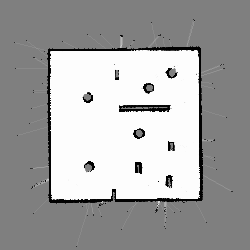
#> input picture controllers/turtlebot3_keyboard/webots_map.png, 250 x 250 px, found by its file name
$ python dynamics_pathfinder.py
#> lines starting #> are read from the running program, lines starting #| are printed output that depends on the picture
### pathfinder.py
import math
import os
import socket
from datetime import datetime
import numpy as np
import matplotlib.pyplot as plt
from PIL import Image
import heapq

# --- Configuration paths ---
MAP_IMAGE_PATH = "/home/mayank-linux/Desktop/Projects/Custom-2D-Lidar-SLAM-MPC-Navigation-Stack/controllers/turtlebot3_keyboard/webots_map.png"
WAYPOINT_OP_PATH = "/home/mayank-linux/Desktop/Projects/Custom-2D-Lidar-SLAM-MPC-Navigation-Stack/controllers/turtlebot3_keyboard/waypoints.txt"
OBSTACLE_THRESHOLD = 50

# Where each run's annotated map + a text summary get saved, so you keep a
# record of where the robot started and where it was told to go each time.
PATH_LOG_DIR = os.path.join(os.path.dirname(MAP_IMAGE_PATH), "path_logs")

# GRID Map Parameters
MAP_SIZE_M = 5.0
MAP_RES_M = 0.02
GRID_SIZE = int(MAP_SIZE_M/MAP_RES_M)

# Physical Safety Buffer
SAFETY_RADIUS_M = 0.12
SAFETY_RADIUS_CELLS = int(round(SAFETY_RADIUS_M / MAP_RES_M))

# Fallback positions if simulation is offline
DEFAULT_X = 0.486022
DEFAULT_Y = 1.206470
# GOAL_NODE is no longer hardcoded -- it's picked interactively by clicking
# on the map (see select_goal_interactively() below).


class PriorityQueue:
    def __init__(self):
        self.elements = []

    def empty(self):
        return len(self.elements) == 0

    def put(self, item, priority):
        heapq.heappush(self.elements, (priority, item))

    def get(self):
        return heapq.heappop(self.elements)[1]


def heuristic(a, b):
    return math.sqrt((a[0] - b[0])**2 + (a[1] - b[1])**2)


# [26 lines left out: function get_neighbors, not called in this run]


def get_live_webots_position():
    try:
        with socket.socket(socket.AF_INET, socket.SOCK_STREAM) as s:
            s.settimeout(0.5)
            s.connect(('127.0.0.1', 65432))
            response = s.recv(1024).decode('utf-8')
            wx, wy = map(float, response.split(','))
            print(f"-> Connected to Webots! Current Live Position: X={wx:.4f}, Y={wy:.4f}")
            return wx, wy
    except (socket.timeout, ConnectionRefusedError):
        print(f"-> Webots offline. Using fallback configuration pose: X={DEFAULT_X}, Y={DEFAULT_Y}")
        return DEFAULT_X, DEFAULT_Y


# [10 lines left out: functions world_to_map, map_to_world, not called in this run]


def inflate_obstacles(grid, radius_cells):
    if radius_cells <= 0:
        return grid
    inflated_grid = np.copy(grid)
    height, width = grid.shape
    file_idx, col_idx = np.where(grid == 1)

    for r, c in zip(file_idx, col_idx):
        r_start = max(0, r - radius_cells)
        r_end = min(height, r + radius_cells + 1)
        c_start = max(0, c - radius_cells)
        c_end = min(width, c + radius_cells + 1)
        inflated_grid[r_start:r_end, c_start:c_end] = 1

    return inflated_grid


# [117 lines left out: functions a_star_search, has_line_of_sight, smooth_path, select_goal_interactively, not called in this run]


# [92 lines that do not run on import are left out]

### dynamics_pathfinder.py
import time
import os
import socket
from datetime import datetime
import numpy as np
import matplotlib.pyplot as plt
from PIL import Image

# Import core structural logic directly from your working pathfinder.py file
from pathfinder import (
    MAP_IMAGE_PATH, OBSTACLE_THRESHOLD, SAFETY_RADIUS_CELLS, GRID_SIZE,
    get_live_webots_position, world_to_map, map_to_world,
    inflate_obstacles, a_star_search, smooth_path
)

DYNAMIC_WAYPOINT_PATH = "/home/mayank-linux/Desktop/Projects/Custom-2D-Lidar-SLAM-MPC-Navigation-Stack/controllers/turtlebot3_keyboard/dynamic_waypoints.txt"

# --- NEW CONFIGURATION: Auto-saving Directory Path ---
PROJECT_DIR = os.path.dirname(DYNAMIC_WAYPOINT_PATH)
PLOT_LOG_DIR = os.path.join(PROJECT_DIR, "saved_plots")
os.makedirs(PLOT_LOG_DIR, exist_ok=True)


def select_goal_interactively(display_map, inflated_grid, start_node, current_goal=None):
    """Shows the live map and handles clicking selection for a new navigation goal."""
    fig, ax = plt.subplots(figsize=(8, 8))
    ax.imshow(display_map)
    ax.scatter(start_node[0], start_node[1], color='green', s=100, zorder=5, label='Live Start')

    if current_goal:
        ax.scatter(current_goal[0], current_goal[1], color='red', s=100, zorder=5, label='Current Goal')

    ax.legend(loc='upper right')
    height, width = inflated_grid.shape

    while True:
        ax.set_title('Click on the map to select a NEW GOAL position\n(Close the window to let the robot drive there)')
        plt.draw()
        print("Click on the window to select your target coordinates...")
        clicked = plt.ginput(1, timeout=0)

        if not clicked:
            plt.close(fig)
            return current_goal  # Return existing target if closed without clicking

        gx, gy = int(round(clicked[0][0])), int(round(clicked[0][1]))

        if not (0 <= gx < width and 0 <= gy < height):
            print("Click out of bounds! Try again.")
            continue

        if inflated_grid[gy, gx] != 0:
            print("Target falls inside a safety wall inflation zone! Pick a clear area.")
            ax.scatter(gx, gy, color='orange', marker='x', s=80, zorder=5)
            continue

        print(f"New target updated at map index coordinates: ({gx}, {gy})")
        plt.close(fig)
        return (gx, gy)


def main():
    print("--- Starting Dynamic Plotting Planner Node ---")
    try:
        img = Image.open(MAP_IMAGE_PATH).convert("L")
#> img is the input picture: PIL image 250x250 L; min 1, max 253, mean 164.5
        map_array = np.array(img)
    except FileNotFoundError:
        print(f"Error: Could not find map tracking image layout file at {MAP_IMAGE_PATH}")
        return

    raw_grid = np.zeros_like(map_array, dtype=np.uint8)
    raw_grid[map_array < OBSTACLE_THRESHOLD] = 1
    inflated_grid = inflate_obstacles(raw_grid, SAFETY_RADIUS_CELLS)

    display_map = np.stack((map_array,) * 3, axis=-1)
    display_map[(inflated_grid == 1) & (raw_grid == 0)] = [255, 180, 180]
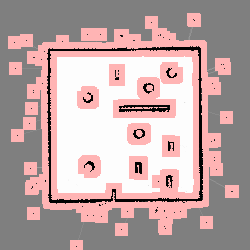
#> display_map: shape (250, 250, 3); mean of channels 0, 1, 2 187.1, 164.5, 164.5; drawn as R, G, B

    # Initial default target goal node index matching tracking configuration
    goal_node = (80, 80)

    while True:
        # 1. Fetch live metrics from active supervisor communication thread
        robot_x, robot_y = get_live_webots_position()

        # Same convention as pathfinder.py: no axis negation, just the
        # standard image-row vs world-Y flip.
        raw_mx, raw_my = world_to_map(robot_x, robot_y)
        start_node = (raw_mx, (GRID_SIZE - 1) - raw_my)

        # 2. Launch selection overlay window UI
        goal_node = select_goal_interactively(display_map, inflated_grid, start_node, goal_node)

        if goal_node is None:
            print("System closure or exit requested.")
            break

        # 3. Calculate and smooth the A* trajectory layout path vector
        path = a_star_search(inflated_grid, start_node, goal_node)

        if path:
            path = smooth_path(inflated_grid, path)
            world_waypoints = []
            for (mx, my) in path:
                real_my = (GRID_SIZE - 1) - my
                wx, wy = map_to_world(mx, real_my)
                world_waypoints.append((wx, wy))

            # Atomic swap export dump to avoid read/write racing locks
            temp_path = DYNAMIC_WAYPOINT_PATH + ".tmp"
            with open(temp_path, "w") as f:
                for wx, wy in world_waypoints:
                    f.write(f'{wx:.4f},{wy:.4f}\n')
            os.rename(temp_path, DYNAMIC_WAYPOINT_PATH)
            print(f"Exported {len(world_waypoints)} waypoints to follower controller stack.")

            # 4. Generate the tracking trace visual execution graph window
            fig_track = plt.figure(figsize=(8, 8))
            plt.imshow(display_map)
            plt.plot([p[0] for p in path], [p[1] for p in path], color='cyan', linewidth=3, label="Active Track Trajectory")
            plt.scatter(start_node[0], start_node[1], color='green', s=100, zorder=5, label='Live Start')
            plt.scatter(goal_node[0], goal_node[1], color='red', s=100, zorder=5, label='Target Destination')
            plt.title('Execution Track Window\n(Close this window to choose another location)')
            plt.legend(loc='upper right')

            # --- NEW ADDITION: Automated Background Plot Logging ---
            timestamp = datetime.now().strftime("%Y%m%d_%H%M%S")
            save_filename = os.path.join(PLOT_LOG_DIR, f"dynamic_path_{timestamp}.png")
            plt.savefig(save_filename, dpi=150, bbox_inches='tight')
            print(f"Saved live trajectory visualization snapshot to: {save_filename}")

            plt.show() # Execution blocks here while the robot runs. Close to choose a new target point.
        else:
            print("Planning failed: Target path blocked by inflation safety matrix boundaries.")
            time.sleep(1.0)


if __name__ == "__main__":
#> (the run stopped early here; a loop or call above may not have finished)
